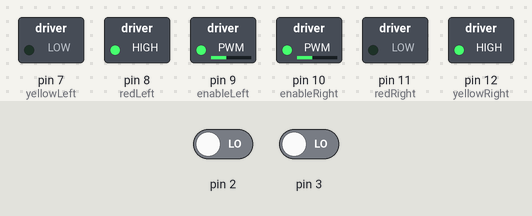
The sketch below on a simulated Arduino Uno, built with avr-gcc and run on an emulated ATmega328P. Shown: switched loads named in the sketch (green lamp = pin HIGH). The test bench sets the inputs (shaded band); at power-on: pin 2 LOW, pin 3 LOW.

Above: at 0.1 s.
At 10.7 s:
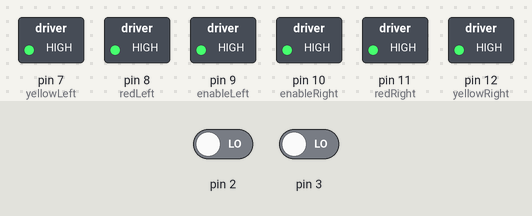
Timing chart, 0 to 12.2 s (numbered marks = the images above):
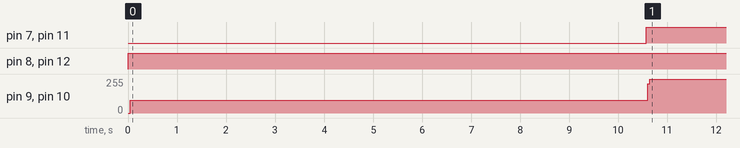

The sketch:

story5Buffer.ino
```cpp
int enableLeft = 9;
int redLeft = 8;
int yellowLeft = 7;
int enableRight = 10;
int yellowRight = 12;
int redRight = 11;

volatile int leftCounter = 0, rightCounter = 0;

int timeCounter = 0;

void leftMotorISR()
{
  leftCounter++;
  //Serial.println(leftCounter);
}

void rightMotorISR()
{
  rightCounter++;
  //Serial.println(rightCounter);
}

void setup() {
  // put your setup code here, to run once:
  pinMode(enableLeft, OUTPUT);
  pinMode(redLeft, OUTPUT);
  pinMode(yellowLeft, OUTPUT);

  pinMode(enableRight, OUTPUT);
  pinMode(yellowRight, OUTPUT);
  pinMode(redRight, OUTPUT);

  attachInterrupt(digitalPinToInterrupt(2), leftMotorISR, RISING);
  attachInterrupt(digitalPinToInterrupt(3), rightMotorISR, RISING);

  //Serial.begin(115200);
}

void leftForward() {
  analogWrite(enableLeft, 100);   // left 110, right 110 (forwards)
  //digitalWrite(greenLeft, HIGH);
  digitalWrite(redLeft, HIGH);
  digitalWrite(yellowLeft, LOW);
//  Serial.println("Left motor on");
}

void rightForward() {
  analogWrite(enableRight, 100);
  //digitalWrite(greenRight, HIGH);
  digitalWrite(yellowRight, HIGH);
  digitalWrite(redRight, LOW);
//  Serial.println("Right motor on");
}

/* if absolute difference between L and R between 0 - ?, keep going
   if larger than ?, see which one is bigger, L or R
   whichever one is larger, stop that one until difference is within limit*/

void forward() {
  analogWrite(enableRight, 0);
  analogWrite(enableLeft, 0);
  digitalWrite(redLeft, HIGH);
  digitalWrite(yellowLeft, LOW);
  digitalWrite(yellowRight, HIGH);
  digitalWrite(redRight, LOW);

int error = abs(leftCounter - rightCounter);

  if(0 < error < 20){
    analogWrite(enableRight, 100);
    analogWrite(enableLeft, 100);
  }

  else{
    if(leftCounter > rightCounter) {
      while(error > 20) {
        analogWrite(enableRight, 100);
        analogWrite(enableLeft, 92);
      }
    }

    if(rightCounter > leftCounter) {
      while(error > 20) {
        analogWrite(enableLeft, 100);
        analogWrite(enableRight, 92);
      }
    }
  }
}

 void stoppeth(){
  digitalWrite(enableLeft, HIGH);   // left 111, right 111 (stoppeth)
  digitalWrite(redLeft, HIGH);
  digitalWrite(yellowLeft, HIGH);

  digitalWrite(enableRight, HIGH);
  digitalWrite(yellowRight, HIGH);
  digitalWrite(redRight, HIGH);

 }
void loop() {
  // put your main code here, to run repeatedly:
  while(timeCounter < 10000)
    {
      forward();
      timeCounter++;
      delay(1);
    }
      stoppeth();
}
```

Measured:
- by itself, pin 7 (yellowLeft), pin 11 (redRight): LOW → HIGH at 10.6 s
- by itself, pin 8 (redLeft), pin 12 (yellowRight): LOW → HIGH at 0.00 s
- by itself, pin 9 (enableLeft), pin 10 (enableRight): 0/255 → 97/255 at 0.04 s, → 255/255 10.6 s later
